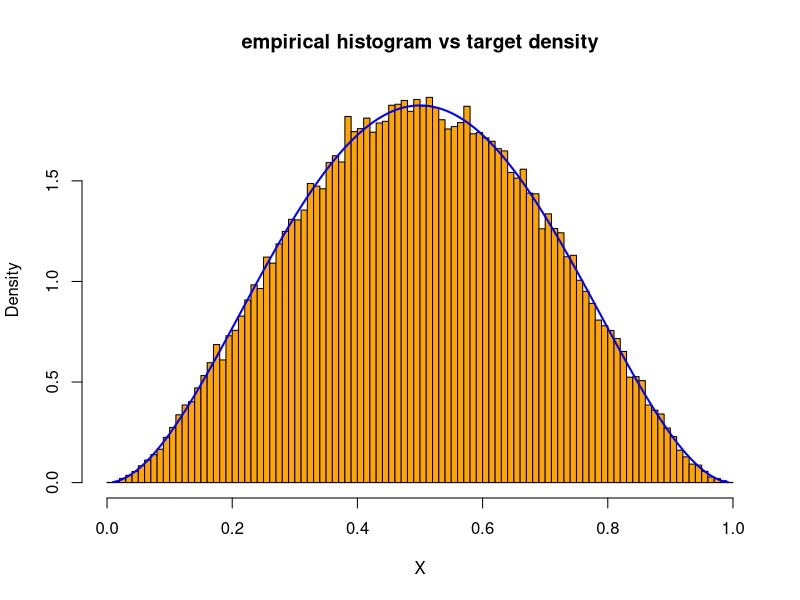

Source code (R):
#Paolo Tamagnini
#1536242
#paolotamag@gmail.com

#target density f(x) : Beta(a1,b1)
#instrumental density g(y) : Beta(a2,b2)
#U is Uniform(0,1)
#acceptance condition: k*U < Beta(Y,a1,b1)/Beta(Y,a2,b2)
#parameter k: max(Beta(x,a1,b1)/Beta(x,a2,b2))

generateNBetafromBeta = function(N,a1,b1,a2,b2) {
  set.seed(123)
  #defining function to optimize
  funzBeta2 = function(x){
    dbeta(x,a1,b1)/dbeta(x,a2,b2)
  }
  #optimization starts from E(x)
  expf = c(a1/(a1+b1))
  k = optim(expf,funzBeta2,control=list(fnscale=-1),method = 'BFGS')$value
  print(k)  
  X=NULL
  
  #We will create samples U and Y of length N*k,
  #until X reaches length N.
  #if we are lucky this 'while' will iter just once.
  #This because to create N xi with p of accept. = 1/k,
  #we need approximately N*k ui and yi.
  #If we don't select enough xi in the first iteration,
  #we should definately get done in the second.
  
  while ( length(X) < N ){
    U =runif(N*k,min = 0,max = 1)
    Y= rbeta(N*k,a2,b2)
    X=c(X,Y[U<dbeta(Y,a1,b1)/(k*dbeta(Y,a2,b2))])}
  #let's take away any extra xi
  X=X[1:N]
  return(X) }

#I chose a beta(2,2) as instrumental or candidate distribution.
#It is better than a beta(1,1)=Unif(0,1) because the resulting k is higher.
#This gives a smaller p of acceptance which brings more efficiency.

X = generateNBetafromBeta(100000,3,3,2,2)

#anyway the exercise require a uniform candidate density, then is: 
X = generateNBetafromBeta(100000,3,3,1,1)

#as we can see it fits the target density
hist(X,freq = F,breaks = 75, col = 'orange', main = 'empirical histogram vs target density')
xfit<-seq(min(X),max(X),length=length(X)) 
yfit<-dbeta(xfit,3,3) 
lines(xfit, yfit, col="blue", lwd=2)

#we can now generate instead a Bernoulli sample on which we can approximate the prob of accept.
generateBernFromNTrials = function(N,a1,b1,a2,b2){
  set.seed(123)
  funzBeta2 = function(x){
    dbeta(x,a1,b1)/dbeta(x,a2,b2)
  }
  k = optim(c(a1/(a1+b1)),funzBeta2,method="BFGS",control=list(fnscale=-1))$value
  U =runif(N,min = 0,max = 1)
  Y= rbeta(N,a2,b2)
  X = Y[U<=dbeta(Y,a1,b1)/(k*dbeta(Y,a2,b2))]
  succ = rep(1,length(X))
  unsuc = rep(0,N - length(X))
  X = c(succ,unsuc)
  print('I =')
  print(1/k)
  print('I_hat =')
  print(mean(X))
  return(X) }

#candidate density = beta(2,2)
Xtilde = generateBernFromNTrials(10000,3,3,2,2)

#candidate density = beta(1,1) = unif(0,1)
Xtilde = generateBernFromNTrials(10000,3,3,1,1)